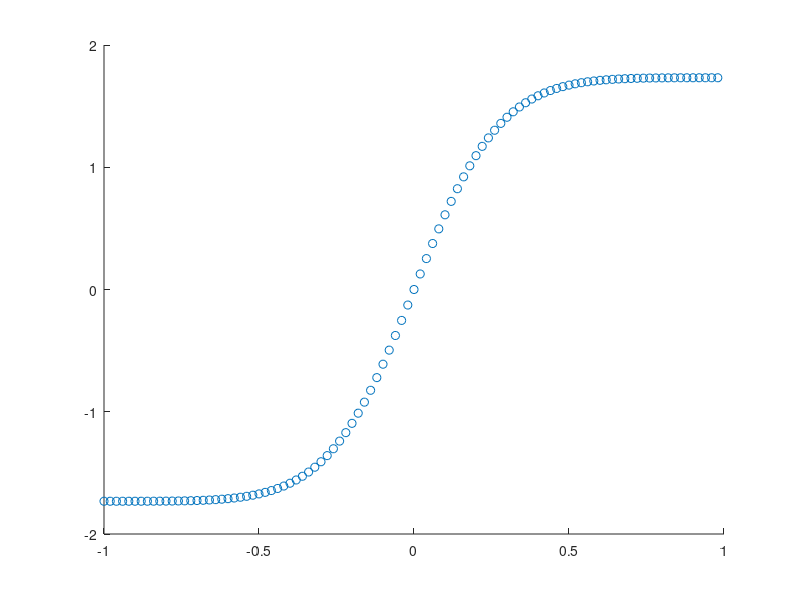

This figure's MATLAB source:
%Here I will try to obtain a fairly precise solution numerically for the 1
%particle instanton, then move to the 3,5, ...N particle case if this one
%works well :)
clear all
clc

%Heun method for the equation: 
%chi'[z] = (1/sqrt(2)) * r/(1-z^2) * (chi[z]^2 - alpha)

%number of points in the curve
N = 1000000;

%constants:
alpha = 3;  eps = 10^-10;   r = 3;

%imaginary time
z_reduced = linspace(-1 + eps, 1 - eps, N);
z = linspace(0, 1, N);

%time step:
dz = z(2) - z(1);
dz2= dz/2;

%the trajectory:
chi = zeros(1, N);

%boundary conditions:
chi(1)          = 0;
%chi((N/2))      = 0;
chi(end)        = sqrt(alpha);

%0th step:
chi_temp = chi(1) + dz * (r/sqrt(2))/(1-z(1)^2) * (chi(1)^2 - alpha);  %bc the diff.eq. is divergent at Z = 1

for i = 2:N
    %the z(i) and z(i+1) prefactors:
    prefactor1 = (sqrt(2)*(1 - z(i - 1)^2)/r);
    prefactor2 = (sqrt(2)*(1 - z(i)^2)/r);
    
    %calculting the next term in the trajectory
    if i == N
        chi(i) = chi(i - 1) - (dz2 * ((prefactor1^-1 * (chi(i - 1)^2 - alpha)) ));
    else
        chi(i) = chi(i - 1) - (dz2 * ((prefactor1^-1 * (chi(i - 1)^2 - alpha)) + (prefactor2^-1 * (chi_temp^2 - alpha))));
    end
    
    %the next temporary chi value
    chi_temp = chi(i) + dz * (prefactor2^-1 * (chi(i)^2 - alpha));

end
disp('done')

%the full trajectory from Z in[0, 1] curve:
chi_full    = zeros(1, 2*N - 1);
z_full      = linspace(-1, 1, 2*N - 1);
for i = 1:2*N - 1
    if i <= N
        chi_full(i) = -chi(end - i + 1);
    elseif i > N
        chi_full(i) = chi(i - N);
    end    
end

%the analytical function:
chi_a = sqrt(alpha) * tanh(atanh(z_full)*sqrt(alpha/2)*r);

figure(1)
clf(figure(1))
hold on

plot(z_full, chi_full)
scatter(z_full(1:(N/50):end), chi_a(1:(N/50):end))
hold off



